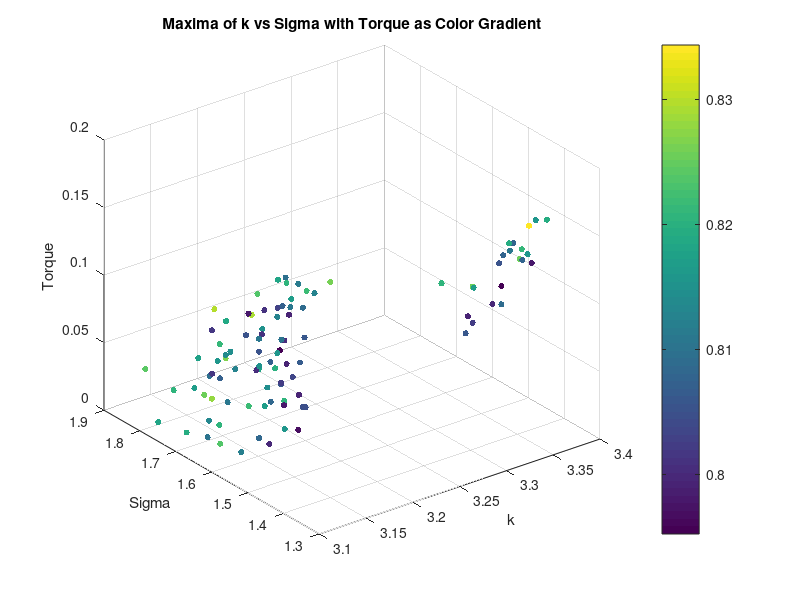
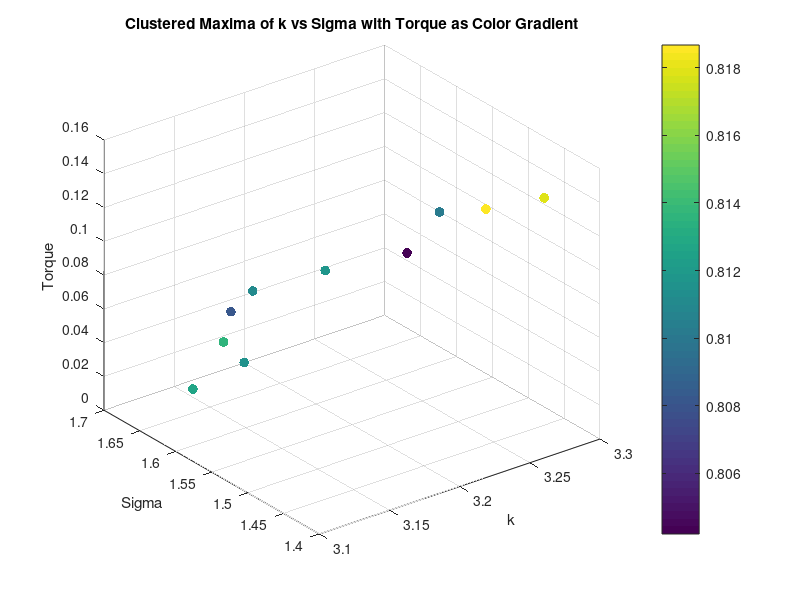
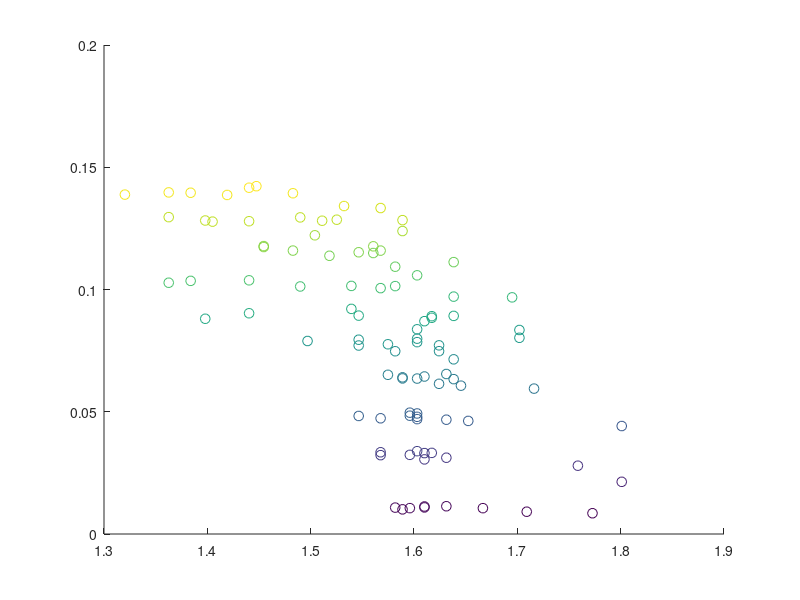

Write the MATLAB code that produced these figures, in order. (Note: this script raises an error after producing the figures.)
clear all;
close all;


%% Torque Analysis
load('maxima_data.mat');
scatter3(maxima_k, maxima_sigma, torque_values, 20, maxima_corr, 'filled');
xlabel('k');
ylabel('Sigma');
zlabel('Torque');
title('Maxima of k vs Sigma with Torque as Color Gradient');
colorbar;
grid on;
% K means clustering of torque into 10 clusters, taking mean of each cluster k, sigma and corr too
[cluster_idx, cluster_centers] = kmeans(torque_values', 10);
% Take the mean of each cluster
torque_means = zeros(10, 1);
sigma_means = zeros(10, 1);
k_means = zeros(10, 1);
corr_means = zeros(10, 1);
for i = 1:10
    torque_means(i) = mean(torque_values(cluster_idx == i));
    sigma_means(i) = mean(maxima_sigma(cluster_idx == i));
    k_means(i) = mean(maxima_k(cluster_idx == i));
    corr_means(i) = mean(maxima_corr(cluster_idx == i));
end
% Plot the clusters
figure;
scatter3(k_means, sigma_means, torque_means, 50, corr_means, 'filled');
xlabel('k');
ylabel('Sigma');
zlabel('Torque');
title('Clustered Maxima of k vs Sigma with Torque as Color Gradient');
colorbar;
grid on;
% Ensure data is sorted for polyfit
[sigma_sorted, sort_idx] = sort(maxima_sigma);
torque_sorted = torque_values(sort_idx);
% Display correlation between torque and sigma
disp('Correlation between Torque and Sigma:');
disp(corr(torque_sorted', sigma_sorted'));
% Display correlation between torque and sigma^2
disp('Correlation between Torque and Sigma^2:');
disp(corr(torque_sorted', sigma_sorted'.^2));
% Polyfit for sigma vs torque (order 1 and 2)
p1_sigma = polyfit(sigma_sorted, torque_sorted, 1);
% Calculate fitted values and normalized MSE for sigma vs torque
fitted_torque_p1_sigma = polyval(p1_sigma, sigma_sorted);
mse_p1_sigma = mean((torque_sorted - fitted_torque_p1_sigma).^2);
nmse_p1_sigma = mse_p1_sigma / var(torque_sorted);
% Display results for sigma vs torque
disp('Sigma vs Torque:');
disp(['Order 1 nMSE: ', num2str(nmse_p1_sigma)]);
%display correlation between torque and sigma
% Plot for sigma vs torque with polynomial fits (first instance)
figure;
scatter(sigma_sorted, torque_sorted, 50, torque_sorted,'DisplayName', 'Data');
% Create a custom colormap based on jet, excluding yellow/light orange
cmap = jet(256); % Get the jet colormap with 256 colors
cmap = cmap([1:140,180:256], :); % Keep only the first 200 colors, removing the yellow/light orange range
colormap(magma); % Apply the custom colormap
colorbar; % Add a colorbar to indicate the mapping of color to torque_sorted values
hold on;
plot(sigma_sorted, fitted_torque_p1_sigma, '-r', 'DisplayName', ...
    ['Order 1 Fit: y = ', num2str(p1_sigma(1)), 'x + ', num2str(p1_sigma(2)), ...
    ', nMSE = ', num2str(nmse_p1_sigma)]);
xlabel('Sigma');
ylabel('Torque');
title('Sigma vs Torque with Polynomial Fits');
legend('show');
grid on;
% % Ensure data is sorted for polyfit
% [sigma_sorted, sort_idx] = sort(sigma_means);
% torque_sorted = torque_means(sort_idx);
% %Display correlation between torque and sigma
% disp('Correlation between Torque and Sigma:');
% disp(corr(torque_sorted, sigma_sorted));
% %Display correlation between torque and sigma^2
% disp('Correlation between Torque and Sigma^2:');
% disp(corr(torque_sorted, sigma_sorted.^2));
% % Polyfit for sigma vs torque (order 1 and 2)
% p1_sigma = polyfit(sigma_sorted, torque_sorted, 1);
% p2_sigma = polyfit(sigma_sorted, torque_sorted, 2);
% % Calculate zitted values and normalized MSE for sigma vs torque
% fitted_torque_p1_sigma = polyval(p1_sigma, sigma_sorted);
% fitted_torque_p2_sigma = polyval(p2_sigma, sigma_sorted);
% mse_p1_sigma = mean((torque_sorted - fitted_torque_p1_sigma).^2);
% mse_p2_sigma = mean((torque_sorted - fitted_torque_p2_sigma).^2);
% nmse_p1_sigma = mse_p1_sigma / var(torque_sorted);
% nmse_p2_sigma = mse_p2_sigma / var(torque_sorted);
% % Display results for sigma vs torque
% disp('Sigma vs Torque:');
% disp(['Order 1 nMSE: ', num2str(nmse_p1_sigma)]);
% disp(['Order 2 nMSE: ', num2str(nmse_p2_sigma)]);
% % Plot for sigma vs torque with polynomial fits (second instance)
% figure;
% scatter(sigma_sorted, torque_sorted, 50, torque_sorted, 'filled', 'DisplayName', 'Data');
% colormap(jet); % High contrast colormap suitable for white background
% colorbar; % Add a colorbar to indicate the mapping of color to torque_sorted values
% hold on;
% plot(sigma_sorted, fitted_torque_p1_sigma, '-r', 'DisplayName', ...
%     ['Order 1 Fit: y = ', num2str(p1_sigma(1)), 'x + ', num2str(p1_sigma(2)), ...
%     ', nMSE = ', num2str(nmse_p1_sigma)]);
% plot(sigma_sorted, fitted_torque_p2_sigma, '--g', 'DisplayName', ...
%     ['Order 2 Fit: y = ', num2str(p2_sigma(1)), 'x^2 + ', num2str(p2_sigma(2)), ...
%     'x + ', num2str(p2_sigma(3)), ', nMSE = ', num2str(nmse_p2_sigma)]);
% xlabel('Sigma');
% ylabel('Torque');
% title('Sigma vs Torque with Polynomial Fits');
% legend('show');
% grid on;

% %% Diameter Analysis
% % Saved as diameter_value, k_values(max_k_idx), sigma_values(max_sigma_idx), max_val
% load('maxima_data_Diam.mat');

% figure;
% scatter3(maxima_matrix(:, 2), maxima_matrix(:, 3), maxima_matrix(:, 1), 50, maxima_matrix(:, 1), 'filled'); 
% xlabel('k');
% ylabel('Sigma');
% zlabel('Diameter');
% title('Maxima of k vs Sigma with Diameter as Color Gradient');
% colorbar;
% grid on;

% % K vs d
% % Ensure data is sorted for polyfit
% [k_sorted, sort_idx] = sort(maxima_matrix(:, 2));
% d_sorted = maxima_matrix(sort_idx, 1);
% % Display correlation between d and k
% disp('Correlation between Diameter and k:');
% disp(corr(d_sorted, k_sorted));

% %plot for k vs diam with polynomial fits
% figure;
% scatter(k_sorted, d_sorted, 50, d_sorted, 'filled', 'DisplayName', 'Data');
% colormap(jet); % High contrast colormap suitable for white background
% colorbar; % Add a colorbar to indicate the mapping of color to d_sorted values

% hold on;
% p1_k = polyfit(k_sorted, d_sorted, 1);
% fitted_d_p1_k = polyval(p1_k, k_sorted);
% mse_p1_k = mean((d_sorted - fitted_d_p1_k).^2);
% nmse_p1_k = mse_p1_k / var(d_sorted);
% disp('Diameter vs k:');
% disp(['Order 1 nMSE: ', num2str(nmse_p1_k)]);
% plot(k_sorted, fitted_d_p1_k, '-r', 'DisplayName', ...
%     ['Order 1 Fit: y = ', num2str(p1_k(1)), 'x + ', num2str(p1_k(2)), ...
%     ', nMSE = ', num2str(nmse_p1_k)]);
% xlabel('k');
% ylabel('Diameter');
% title('k vs Diameter with Polynomial Fits');
% legend('show');
